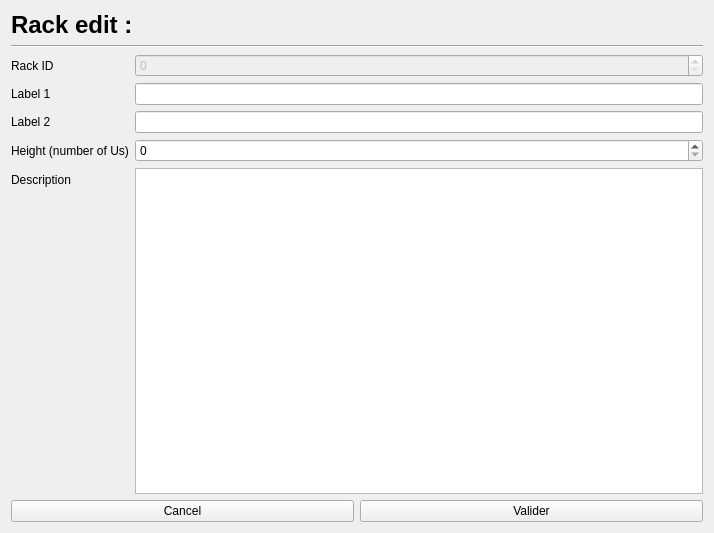
<?xml version="1.0" encoding="UTF-8"?>
<ui version="4.0">
 <class>rack_edit</class>
 <widget class="QFrame" name="rack_edit">
  <property name="geometry">
   <rect>
    <x>0</x>
    <y>0</y>
    <width>714</width>
    <height>533</height>
   </rect>
  </property>
  <property name="windowTitle">
   <string>Frame</string>
  </property>
  <layout class="QVBoxLayout" name="verticalLayout">
   <item>
    <widget class="QLabel" name="l_rack_edit_title">
     <property name="font">
      <font>
       <pointsize>18</pointsize>
       <bold>true</bold>
      </font>
     </property>
     <property name="text">
      <string>Rack edit :</string>
     </property>
    </widget>
   </item>
   <item>
    <widget class="Line" name="line">
     <property name="orientation">
      <enum>Qt::Horizontal</enum>
     </property>
    </widget>
   </item>
   <item>
    <layout class="QFormLayout" name="form">
     <item row="0" column="0">
      <widget class="QLabel" name="l_rack_id">
       <property name="text">
        <string>Rack ID</string>
       </property>
       <property name="buddy">
        <cstring>i_rack_id</cstring>
       </property>
      </widget>
     </item>
     <item row="0" column="1">
      <widget class="QSpinBox" name="i_rack_id">
       <property name="enabled">
        <bool>false</bool>
       </property>
      </widget>
     </item>
     <item row="1" column="0">
      <widget class="QLabel" name="l_label_1">
       <property name="text">
        <string>Label 1</string>
       </property>
       <property name="buddy">
        <cstring>i_label_1</cstring>
       </property>
      </widget>
     </item>
     <item row="1" column="1">
      <widget class="QLineEdit" name="i_label_1"/>
     </item>
     <item row="2" column="0">
      <widget class="QLabel" name="l_label_2">
       <property name="text">
        <string>Label 2</string>
       </property>
       <property name="buddy">
        <cstring>i_label_2</cstring>
       </property>
      </widget>
     </item>
     <item row="2" column="1">
      <widget class="QLineEdit" name="i_label_2"/>
     </item>
     <item row="3" column="0">
      <widget class="QLabel" name="l_height">
       <property name="text">
        <string>Height (number of Us)</string>
       </property>
       <property name="buddy">
        <cstring>i_height</cstring>
       </property>
      </widget>
     </item>
     <item row="3" column="1">
      <widget class="QSpinBox" name="i_height"/>
     </item>
     <item row="4" column="0">
      <widget class="QLabel" name="l_description">
       <property name="text">
        <string>Description</string>
       </property>
       <property name="buddy">
        <cstring>i_description</cstring>
       </property>
      </widget>
     </item>
     <item row="4" column="1">
      <widget class="QTextEdit" name="i_description"/>
     </item>
    </layout>
   </item>
   <item>
    <layout class="QHBoxLayout" name="rack_actions">
     <item>
      <widget class="QPushButton" name="bt_cancel">
       <property name="text">
        <string>Cancel</string>
       </property>
      </widget>
     </item>
     <item>
      <widget class="QPushButton" name="bt_save">
       <property name="text">
        <string>Valider</string>
       </property>
      </widget>
     </item>
    </layout>
   </item>
  </layout>
 </widget>
 <resources/>
 <connections/>
</ui>
